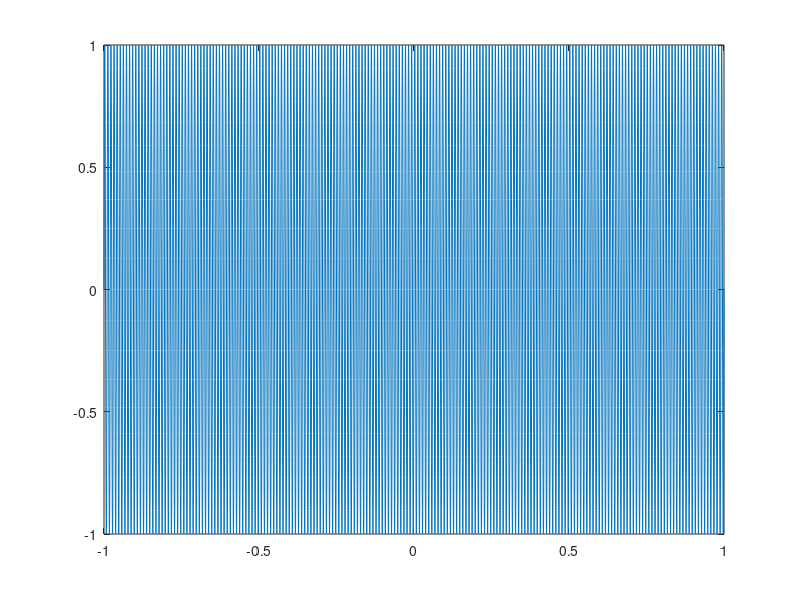
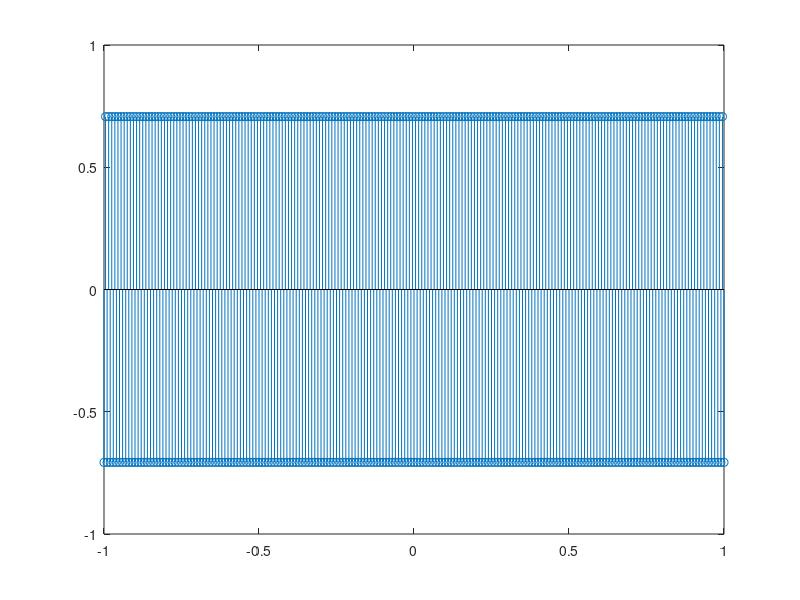
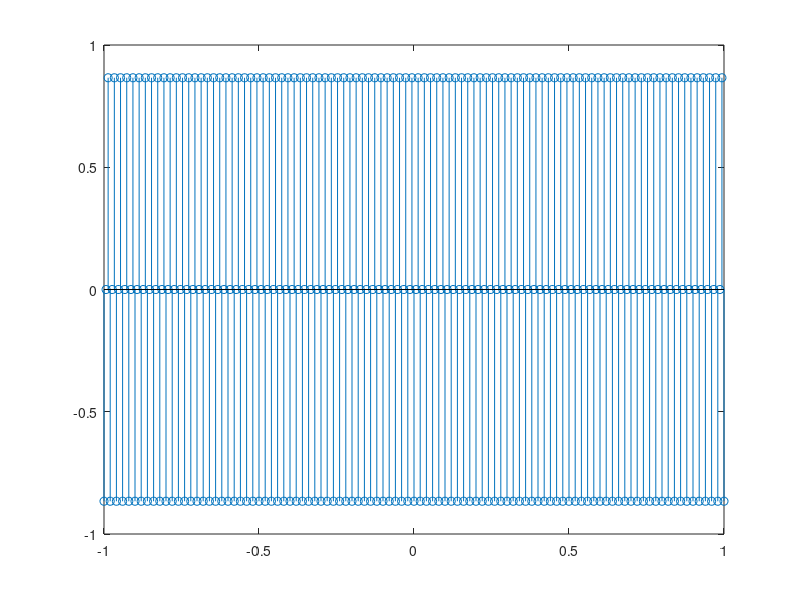
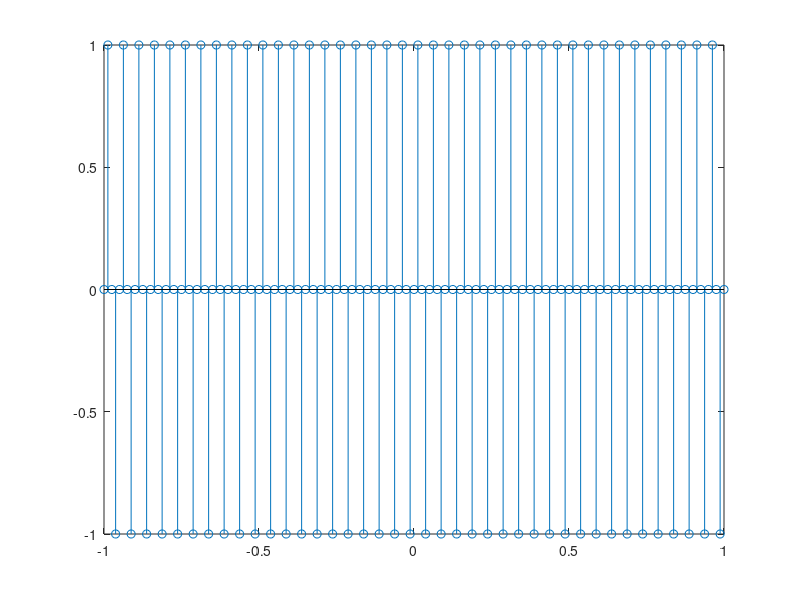

These figures' MATLAB source, in order:
f=100;
n=10000;
fs=n/2;
A=1;
samples=(-5000:5000);
t=samples/5000;
y=A*sin(2*pi*f*t);
figure(1);
plot(t,y)

fs1=200;
samples1=(-fs1:fs1);
t1=samples1/fs1;
ps1=1/(4*fs1)
y1=A*sin(2*pi*f*((t1)-(ps1)));
figure(2);
stem(t1,y1)

fs2=150;
samples2=(-fs2:fs2);
t2=samples2/fs2;
ps2=1/(4*fs2)
y2=A*sin(2*pi*f*((t2)-(ps2)));
figure(3);
stem(t2,y2)

fs3=80;
samples3=(-fs3:fs3);
t3=samples3/fs3;
ps3=1/(4*fs3)
y3=A*sin(2*pi*f*((t3)));
figure(4);
stem(t3,y3)


fs4=100;
samples4=(-fs4:fs4);
t4=samples4/fs4;
ps4=1/(4*fs4)
y4=A*sin(2*pi*f*((t4)-(ps4)));
figure(5);
stem(t4,y4)


